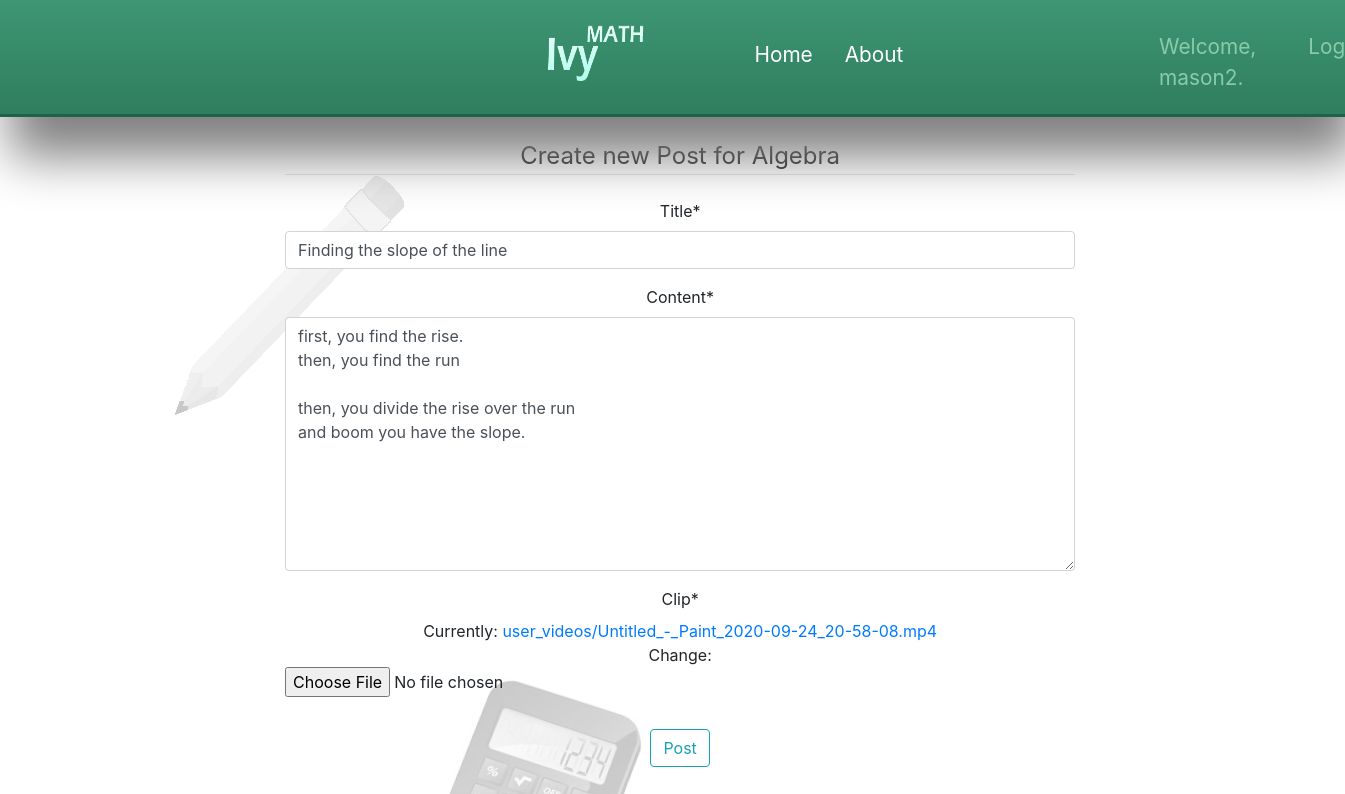
Screenshot of /postAlg/7/update/ (signed in) with the database file from the repository.
### boards/models.py (models this page shows, shortened)
class postAlg(models.Model):
    title = models.CharField(max_length=100)
    content = models.TextField()
    date_posted = models.DateTimeField(default=timezone.now)
    author = models.ForeignKey(User, on_delete=models.CASCADE)
    clip = models.FileField(upload_to='user_videos/',null=True)

### boards/views.py (the view, shortened to what this page needs)
# urls.py: path('postAlg/<int:pk>/update/', PostUpdateViewAlg.as_view(),name='post-update-alg'),
class PostUpdateViewAlg(LoginRequiredMixin, UserPassesTestMixin, UpdateView):
    model = postAlg
    fields = ['title', 'content', 'clip']
    def test_func(self):
        postAlg = self.get_object()
        if self.request.user == postAlg.author:
            return True
        return False

### boards/templates/boards/postAlg_form.html (shortened to what this page needs)
{%extends  "boards/base.html" %}
{%load crispy_forms_tags%}
{% block content %}
    <div class="content-section">
        <form method = "POST" enctype="multipart/form-data">
            <fieldset class=form-group >
                <legend class="border-bottom mb-4">Create new Post for Algebra</legend>
                {{  form|crispy }}
            </fieldset>
            <div class="form-group">
                <button class="btn btn-outline-info" type="submit">Post</button>
            </div>
        </form>
    </div>
{% endblock content %}

### boards/templates/boards/base.html (shortened to what this page needs)
<!DOCTYPE html>
<html>
    <head>
        {%load static %}
        <link rel="stylesheet" type="text/css"
        href="{% static 'style.css'%}">
        <link rel="stylesheet" href="https://stackpath.bootstrapcdn.com/bootstrap/4.3.1/css/bootstrap.min.css">
    </head>
    <nav class="navbar">
        <div class="navbar-inner">
            <div class="brand-title">
                {% load static %}
                <img class="logo" src="{% static 'logo.png' %}" alt="logo">
            </div>
            <div class="navbar-links">
                <ul>
                    <li><a href="{% url 'boards-home' %}">Home</a></li>
                    <li><a href="{% url 'boards-about' %}">About</a></li>
                </ul>
            </div>
            <div class="navbar-right">
                {% if user.is_authenticated %}
                <a class="nav-item nav-link" href="{% url 'profile'%}">Welcome, {{ user.get_username }}.</a>
                <a class="nav-item nav-link" href="{% url 'logout' %}">Logout</a>
                {% else %}
                <a class="nav-item nav-link" href="{% url 'login' %}">Login</a>
                <a class="nav-item nav-link" href="{% url 'register' %}">Register</a>
                {%endif %}
            </div>
        </div>
    </nav>
    <body >
        <div class="general">
             <div class="left">
            </div>
    <div class="center">
        {% block content %} {% endblock %}
    </div>
          <div class="right">
            </div>
        </div>
    </body>
</html>

### boards/static/style.css (style rules this page uses)
body { background-image:url("background.png"); }
.navbar { max-width: 100%; background-image: linear-gradient(#3d9674, #307e5d); border-bottom-style: solid; border-bottom-color: rgb(28, 99, 75); border-bottom-width: 3px; color: white; box-shadow: 10px 40px 50px gray; }
.navbar-right { margin: 0; padding: 0; color: white; size: 1.2rem; display: flex; justify-content: space-betweeen; text-decoration: none; }
.navbar-inner { font-size: 1.3rem; padding: 5px; margin-left: 40%; display: grid; grid-template-columns: 30% 60% 10%; }
.navbar-links ul { margin: 0; padding: 0; display: flex; }
.navbar-links li { list-style: none; margin-top: 10px; }
.navbar-links li a { text-decoration: none; color: white; padding: 1rem; display: block; }
.nav-item { text-decoration: none; color: rgb(137, 204, 173); margin-top: 10px; margin-left: 20px; display: inline-block; }
.logo { height: 60px; width: 100px; margin-top: 10px; }
.general { display: grid; grid-template-columns: 18% 60% 18%; grid-column-gap: 20px; margin-top: 1.5%; margin-left: 28px; }
.center { text-align: center; display: grid; grid-row-gap: 20px; margin-bottom: 10%; }

### rows the page displays
postAlg: title "Finding the slope of the line", content "first, you find the rise. then, you find the run then, you divide the rise over the run and boom you have the slope."

### other values shown
{{ user.get_username }} "mason2"
